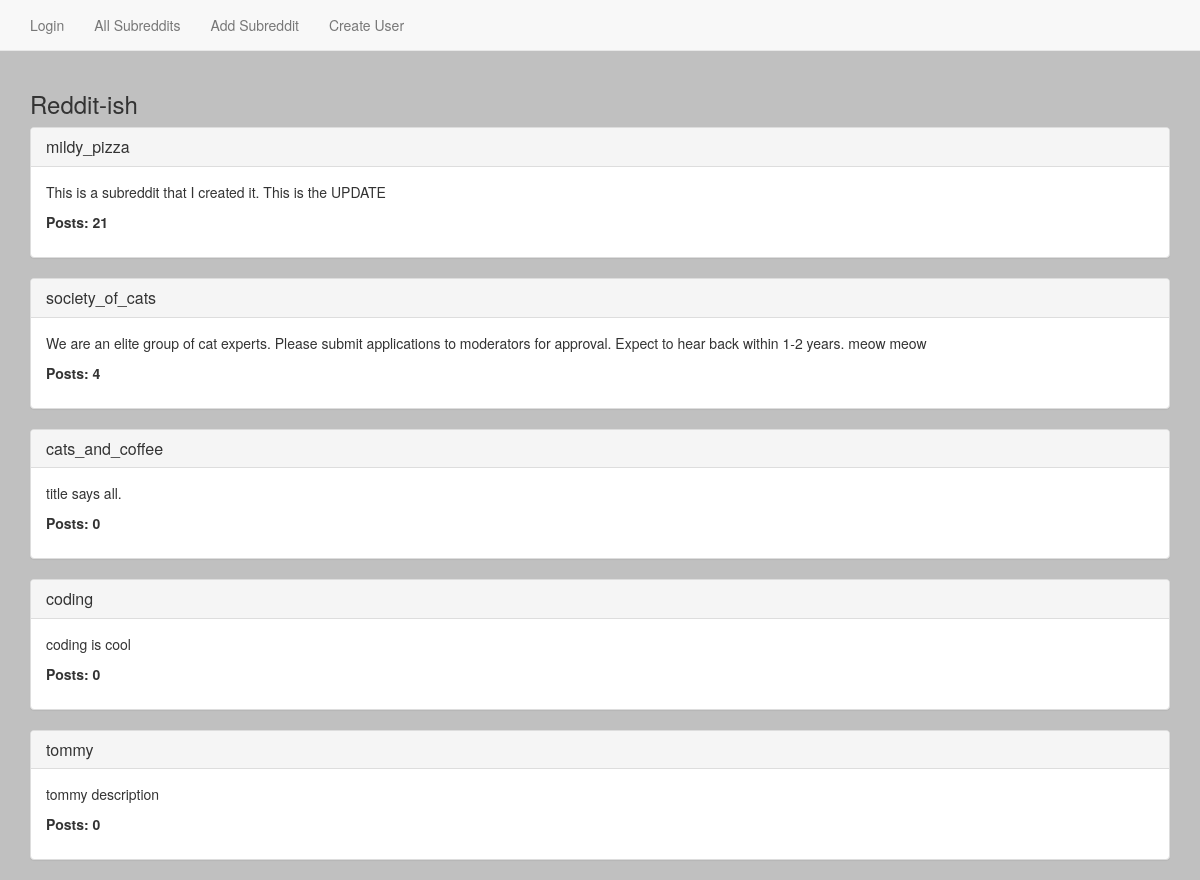
/subreddits/, run on an earlier commit of the app's database.
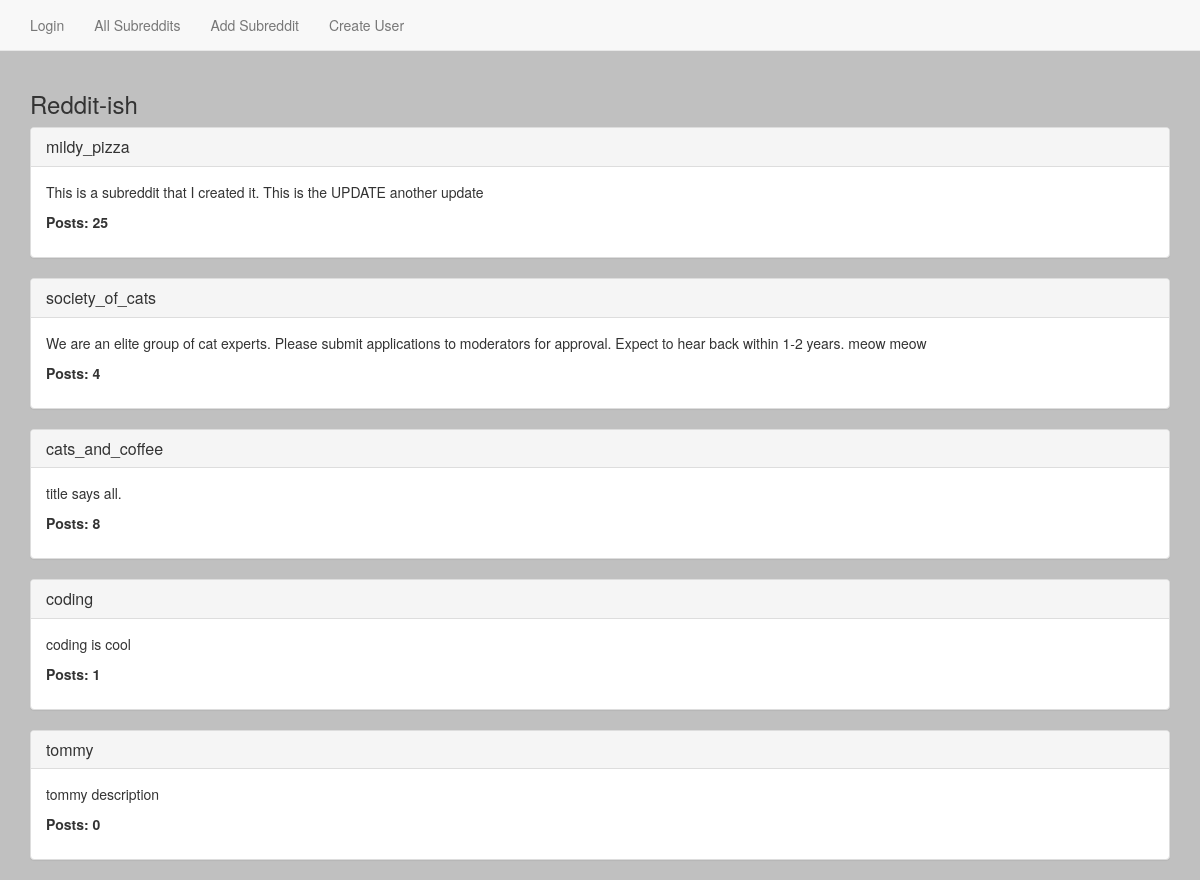
And on a later commit of the database.
### reddit_app/models.py (models this page shows, shortened)
class Subreddit(models.Model):
    name = models.CharField(max_length=50)
    description = models.TextField()
    creation = models.DateTimeField(auto_now_add=True)
    def current_count(self):
        return self.post_set.count()
    def __str__(self):
        return self.name

### reddit_app/views.py (the view)
# urls.py: url(r'^subreddits/$', SubredditView.as_view(), name='subreddit_view'),
class SubredditView(ListView):
    template_name = 'subreddits.html'
    model = Subreddit

### templates/subreddits.html
{% extends 'base.html' %}
{% block content %}
{% for subreddit in object_list %}
<div class="panel panel-default">
    <div class="panel-heading">
        <h3 class="panel-title"><a href="{% url 'subreddit_detail_view' subreddit.id %}">{{ subreddit }}</a></h3>
    </div>
    <div class="panel-body">
        <p>
            {{ subreddit.description }}
        </p>
        <p>
            <b>Posts: {{ subreddit.current_count }}</b>
        </p>
    </div>
</div>
    {% endfor %}
{% endblock %}

What changed in the data, as far as the page shows it:
changed Subreddit "mildy_pizza": description "This is a subreddit that I created it. This is the UPDATE" → "This is a subreddit that I created it. This is the UPDATE another update"; current_count "21" → "25"
computed for Subreddit "cats_and_coffee": current_count "0" → "8"
computed for Subreddit "coding": current_count "0" → "1"
